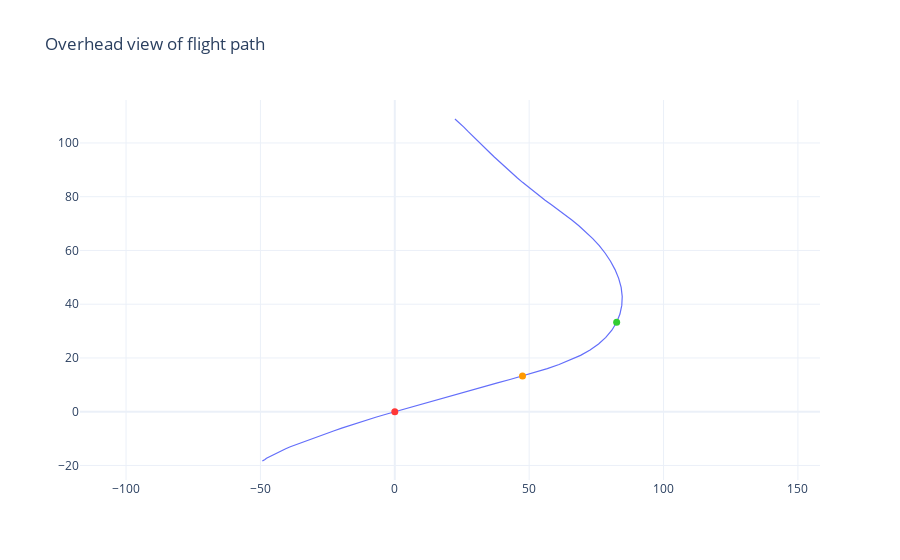

Notebook code cell kept with this figure:
### Markdown cell above
### Overhead View Of Flight Path

Get a bird's-eye view of your flight trajectory, providing a unique perspective on your performance.

### Code cell
landing_viz.plt_overhead()

### Figure 1 — Plotly figure (JSON) as saved in the notebook; plotly's stock layout.template omitted (floating-point values rounded to 4 significant figures)
{"data": [{"hovertemplate": "yaxis distance: %{y:.2f} m <extra></extra>", "line": {"color": "#636EFA", "width": 1.2}, "showlegend": false, "type": "scatter", "x": [22.38, 24.09, 25.7, 27.25, 28.79, 30.35, 32.02, 33.74, 35.38, 37.02, 38.68, 40.35, 42.05, 43.81, 45.63, 47.53, 49.5, 51.55, 53.69, 55.93, 58.28, 60.75, 63.29, 65.87, 68.49, 71.11, 73.66, 76.08, 78.3, 80.27, 81.96, 83.3, 84.23, 84.62, 84.46, 83.78, 82.55, 80.77, 78.52, 75.82, 72.66, 69.12, 65.28, 61.13, 56.74, 52.18, 47.52, 42.86, 38.19, 33.55, 28.96, 24.45, 20.04, 15.77, 11.62, 7.62, 3.736, 0, -3.609, -7.099, -10.45, -13.73, -16.83, -19.76, -22.55, -25.26, -27.85, -30.34, -32.69, -34.89, -36.95, -38.87, -40.59, -42.13, -43.61, -44.99, -46.13, -47.04, -47.74, -48.3, -48.64, -48.84, -49.06, -49.21, -49.28], "y": [108.9, 107.4, 105.9, 104.3, 102.7, 101.2, 99.61, 97.97, 96.36, 94.77, 93.2, 91.64, 90.09, 88.54, 86.96, 85.34, 83.72, 82.07, 80.41, 78.71, 76.97, 75.17, 73.3, 71.3, 69.17, 66.88, 64.42, 61.78, 58.96, 55.97, 52.86, 49.62, 46.27, 42.89, 39.56, 36.34, 33.26, 30.31, 27.63, 25.19, 22.94, 20.95, 19.18, 17.55, 16.05, 14.63, 13.27, 11.98, 10.71, 9.43, 8.164, 6.899, 5.655, 4.457, 3.281, 2.172, 1.075, 0, -1.041, -2.06, -3.057, -4.053, -5.071, -6.088, -7.084, -8.045, -8.929, -9.801, -10.66, -11.49, -12.27, -13.03, -13.77, -14.48, -15.21, -15.9, -16.47, -16.94, -17.34, -17.75, -18.09, -18.28, -18.32, -18.32, -18.35]}, {"marker": {"color": "#32CD32", "size": 7}, "mode": "markers", "showlegend": false, "type": "scatter", "x": [82.55], "y": [33.26]}, {"marker": {"color": "#FF3737", "size": 7}, "mode": "markers", "showlegend": false, "type": "scatter", "x": [0], "y": [0]}, {"marker": {"color": "#FF9900", "size": 7}, "mode": "markers", "showlegend": false, "type": "scatter", "x": [47.52], "y": [13.27]}], "layout": {"autosize": true, "hovermode": "x unified", "legend": {"x": 1, "xanchor": "right", "y": 1, "yanchor": "top"}, "title": {"text": "Overhead view of flight path"}, "xaxis": {"autorange": true, "domain": [0, 1], "range": [-152.5, 193.4], "scaleanchor": "y", "type": "linear"}, "yaxis": {"autorange": true, "domain": [0, 1], "range": [-25.42, 116.0], "scaleanchor": "x", "type": "linear"}}}
